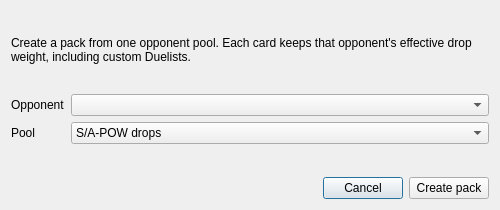
<?xml version="1.0" encoding="UTF-8"?>
<ui version="4.0">
 <class>PackDropsDialog</class>
 <widget class="QDialog" name="PackDropsDialog">
  <property name="windowTitle"><string>Pack from opponent drops</string></property>
  <property name="minimumSize"><size><width>500</width><height>210</height></size></property>
  <layout class="QVBoxLayout" name="packDropsLayout">
   <item>
    <widget class="QLabel" name="packDropsDescription">
     <property name="wordWrap"><bool>true</bool></property>
     <property name="text"><string>Create a pack from one opponent pool. Each card keeps that opponent's effective drop weight, including custom Duelists.</string></property>
    </widget>
   </item>
   <item>
    <layout class="QFormLayout" name="packDropsForm">
     <item row="0" column="0"><widget class="QLabel" name="packDropsOpponentLabel"><property name="text"><string>Opponent</string></property></widget></item>
     <item row="0" column="1"><widget class="QComboBox" name="packDropsOpponentCombo"/></item>
     <item row="1" column="0"><widget class="QLabel" name="packDropsPoolLabel"><property name="text"><string>Pool</string></property></widget></item>
     <item row="1" column="1"><widget class="QComboBox" name="packDropsPoolCombo">
      <item><property name="text"><string>S/A-POW drops</string></property></item>
      <item><property name="text"><string>B/C/D drops</string></property></item>
      <item><property name="text"><string>S/A-TEC drops</string></property></item>
      <item><property name="text"><string>Deck</string></property></item>
     </widget></item>
    </layout>
   </item>
   <item>
    <layout class="QHBoxLayout" name="packDropsActions">
     <item><spacer name="packDropsSpacer"><property name="orientation"><enum>Qt::Orientation::Horizontal</enum></property><property name="sizeHint" stdset="0"><size><width>40</width><height>20</height></size></property></spacer></item>
     <item><widget class="QPushButton" name="packDropsCancelButton"><property name="text"><string>Cancel</string></property></widget></item>
     <item><widget class="QPushButton" name="packDropsCreateButton"><property name="text"><string>Create pack</string></property></widget></item>
    </layout>
   </item>
  </layout>
 </widget>
 <resources/><connections/>
</ui>
